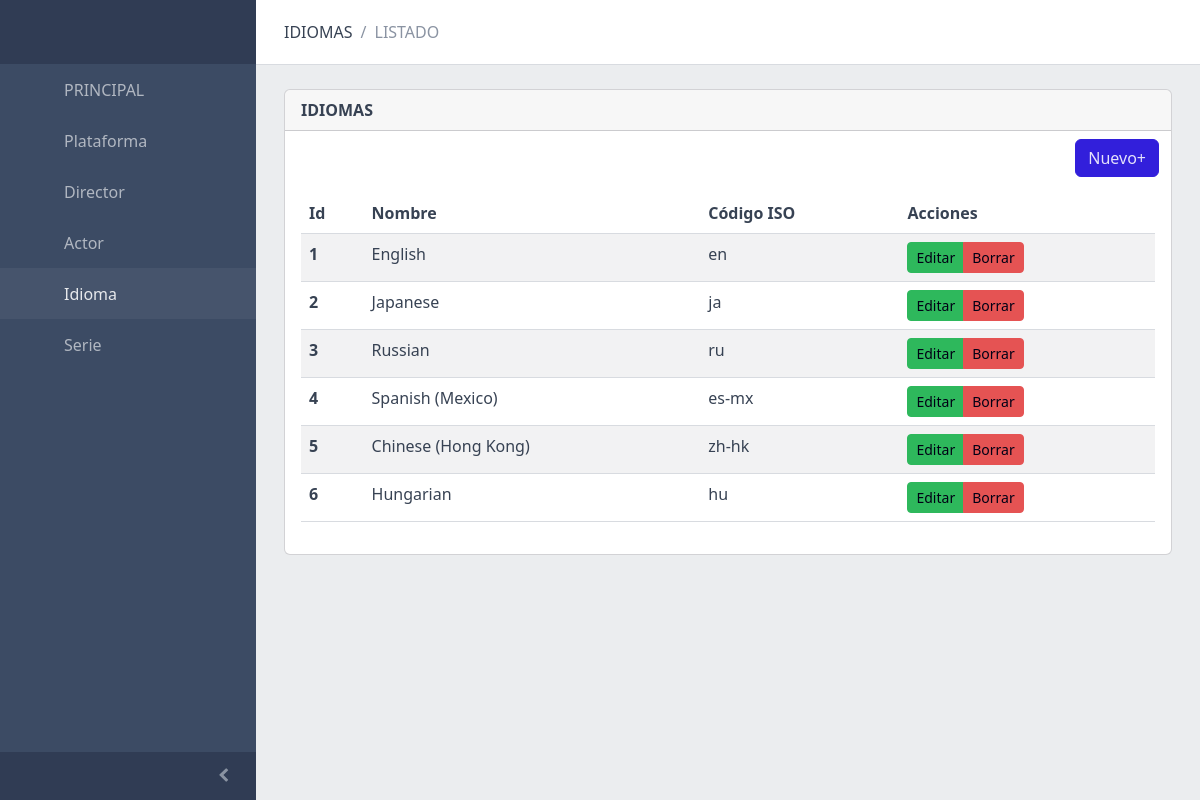
The app's page /views/idioma/List.php with its own data.
### tables this page shows
create table language(
    id int auto_increment primary key,
    name varchar(50) not null unique,
    isocode varchar(10) not null unique
);

### models/Language.php (called while the page is built, shortened)
<?php
class Language {
    private $id;
    private $name;
    private $isocode;
    private $connectionDB;
    public function __construct($id=null, $name=null, $isocode=null)
    {
        if($id!=null)
            $this->id = $id;
        if($name!=null)
            $this->name = $name;
        if($isocode!=null)
            $this->isocode = $isocode;
        $this->connectionDB = new ConnectionDB();
    }
    public function getId()
    {
        return $this->id;
    }
    public function getName()
    {
        return $this->name;
    }
    public function getIsocode()
    {
        return $this->isocode;
    }
    public function getAll()
    {
        $mysqli = $this->connectionDB->initConnectionDb();
        $query = $mysqli->query("SELECT id, name, isocode FROM language order by id asc");
        $listData = [];
        foreach ($query as $item)
        {
            $itemObject = new Language($item['id'],$item['name'],$item['isocode']);
            array_push($listData,$itemObject);
        }
        return $listData;
    }
}
?>

### controllers/LanguageController.php (called while the page is built, shortened)
<?php
require_once(__DIR__.'../../models/Language.php');
    function listLanguage(){
        $model = new Language();
        $languageList = $model->getAll();
        $languageObjectArray = [];
        foreach ($languageList as $languageItem)
        {
            $languageObject = new Language($languageItem->getId(),$languageItem->getName(),$languageItem->getIsocode());
            array_push($languageObjectArray,$languageObject);
        }
        return $languageObjectArray;
    }

### views/idioma/List.php (the view, shortened to what this page needs)
<?php
require_once('../../controllers/LanguageController.php');
$languageList = listLanguage();
?>
<?php
include('../partial/sidebar.php');
?>
<div class="wrapper d-flex flex-column min-vh-100 bg-light">
    <header class="header header-sticky mb-4">
        <div class="container-fluid">
            <nav aria-label="breadcrumb">
                <ol class="breadcrumb my-0 ms-2">
                    <li class="breadcrumb-item">
                        <span>IDIOMAS</span>
                    </li>
                    <li class="breadcrumb-item active"><span>LISTADO</span></li>
                </ol>
            </nav>
        </div>
    </header>
    <div class="body flex-grow-1 px-3">
        <div class="container-lg">
            <div class="row">
                <div class="col-sm-12 col-lg-12">
                    <div class="card mb-4">
                        <div class="card-header"><strong>IDIOMAS</strong></div>
                        <div class="row">
                            <div class="col-md-6"></div>
                            <div class="col-md-6 text-end pt-2 pe-4">
                                <a href="Form.php" class="btn btn-primary text-end">Nuevo+</a>
                            </div>
                        </div>
                        <div class="card-body">
                            <div class="example">
                                        <table class="table table-striped">
                                            <thead>
                                            <tr>
                                                <th scope="col">Id</th>
                                                <th scope="col">Nombre</th>
                                                <th scope="col">Código ISO</th>
                                                <th scope="col">Acciones</th>
                                            </tr>
                                            </thead>
                                            <tbody>
                                            <?php
                                            foreach ($languageList as $languageItem)
                                            {
                                             ?>
                                                <tr>
                                                    <th><?php echo $languageItem->getId(); ?></th>
                                                    <td><?php echo $languageItem->getName(); ?></td>
                                                    <td><?php echo $languageItem->getIsocode(); ?></td>
                                                    <td>
                                                        <div class="btn-group btn-group-sm" role="group" aria-label="Basic example">
                                                            <a href="Form.php?languageId=<?php echo $languageItem->getId();?>" class="btn btn-success">Editar</a>
                                                            <button class="btn btn-danger" type="button" data-coreui-toggle="modal" data-coreui-target="#exampleModalCenter<?php echo $languageItem->getId();?>">Borrar</button>
                                                        </div>
                                                    </td>
                                                </tr>
                                                <?php
                                             }
                                            ?>
                                            </tbody>
                                        </table>
                            </div>
                        </div>
                    </div>
                </div>
            </div>
        </div>
    </div>
</div>
<?php
include('../partial/footer.php');
?>

### records on screen
language: id "1", name "English", isocode "en"
language: id "2", name "Japanese", isocode "ja"
language: id "3", name "Russian", isocode "ru"
language: id "4", name "Spanish (Mexico)", isocode "es-mx"
language: id "5", name "Chinese (Hong Kong)", isocode "zh-hk"
language: id "6", name "Hungarian", isocode "hu"
